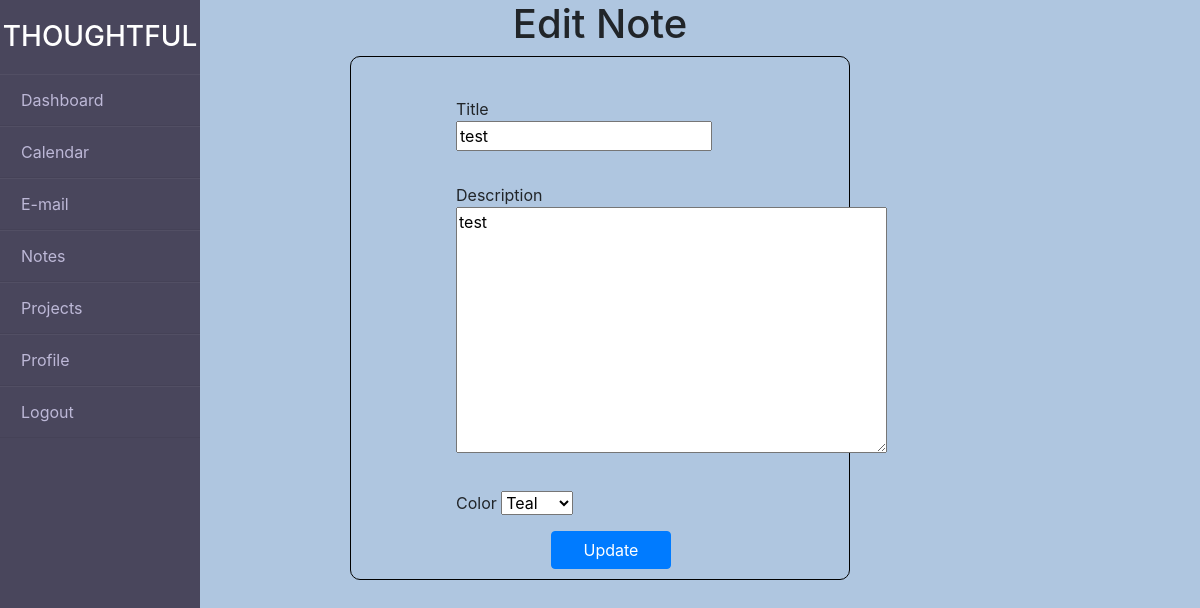
/editNote/4/ (signed in), run on the app's committed database.
### mydashboard/models.py (models this page shows, shortened)
class Note(models.Model):
    colors = [
        ("bg-danger","Red"),
        ("bg-info","Teal"),
        ("bg-success","Green"),
        ("bg-warning","Yellow"),
    ]
    title = models.CharField(max_length=200, null=True)
    description = models.TextField(max_length=200)
    date_created = models.DateTimeField(auto_now_add=True)
    color = models.CharField(max_length=10,choices=colors,default="Teal")
    user = models.ForeignKey(User, on_delete=models.CASCADE, null=True)

### mydashboard/views.py (the view, shortened to what this page needs)
# urls.py: path('editNote/<str:pk_note>/', views.editNote, name="editNote"),
@login_required(login_url='loginPage')
def editNote(request, pk_note):
    note = Note.objects.get(id=pk_note)
    form = NoteEditForm(instance=note)
    context = {
        "note":note,
        "form":form,
    }
    return render(request, "mydashboard/Notes/editnote.html", context)

### mydashboard/forms.py
class NoteEditForm(ModelForm):
    class Meta:
        model = Note
        fields = ['title','description','color']

### mydashboard/templates/mydashboard/Notes/editnote.html (shortened to what this page needs)
{% extends 'mydashboard/base.html' %}
{% load static %}
{% block content %}
<h1 style="text-align: center;">Edit Note</h1>
<div class="card2">
    <form action="" method="POST" class="form-style">
        <div class="form-row">
            <div class="form-group">
                {{form.title.label}}
                <p>{{form.title}}</p>
            </div>
        </div>
        <div class="form-row">
            <div class="form-group">
                {{form.description.label}}
                <p>{{form.description}}</p>
            </div>
        </div>
        <div class="form-row">
            <div class="form-group">
                {{form.color.label}}
                {{form.color}}
            </div>
        </div>
        <button type="submit" id="Button" class="btn btn-primary">Update</button>
    </form>
</div>
{% endblock %}

### static/css/main.css (style rules this page uses)
.card2 { margin-bottom:25px; width: 500px; padding-left: 90px; padding-bottom:10px; padding-top: 20px; padding-right: 70px; border: 1px solid black; margin: auto; border-radius: 10px; }
#Button { width: 120px; margin-left: 90px; }
.form-style { width: 500px; margin: 0 auto; margin-top: 20px; margin-left: 20px; }

### mydashboard/templates/mydashboard/base.html (style rules this page uses)
body { background-color: rgb(175, 198, 224); }

### data on the page
Note: title "test", description "test", color "Teal"
